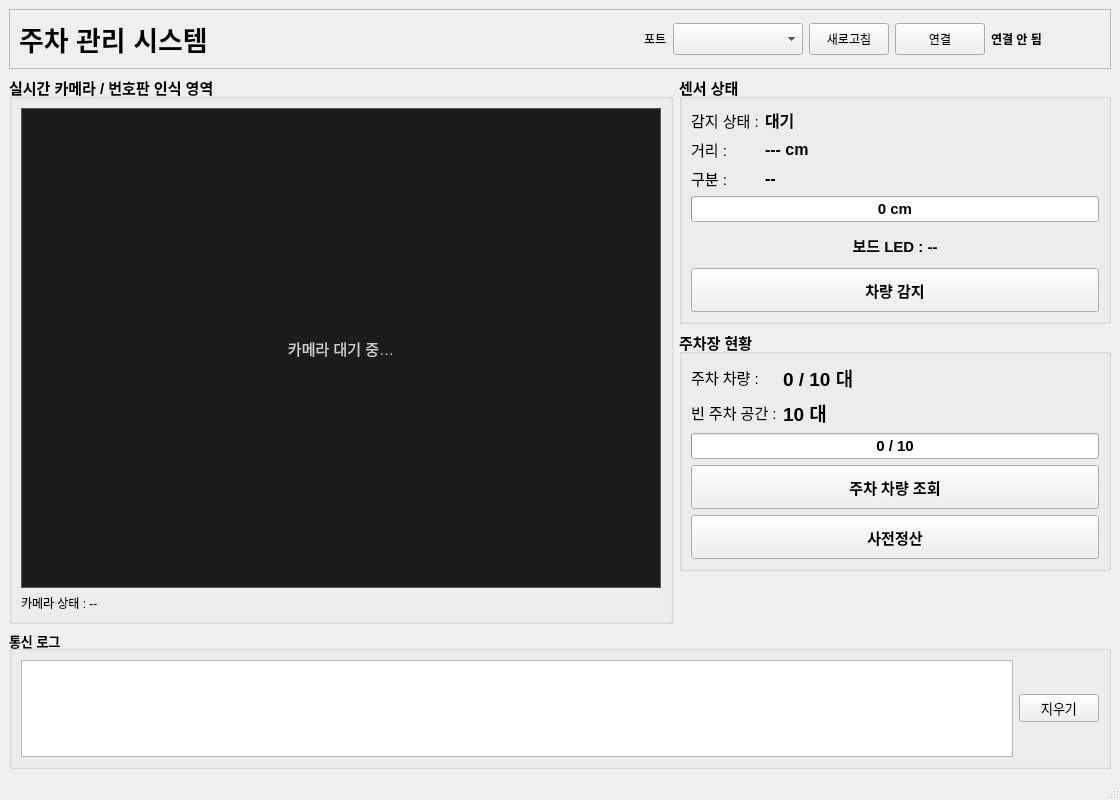
<?xml version="1.0" encoding="UTF-8"?>
<ui version="4.0">
 <class>MainWindow</class>
 <widget class="QMainWindow" name="MainWindow">
  <property name="geometry">
   <rect>
    <x>0</x>
    <y>0</y>
    <width>1120</width>
    <height>800</height>
   </rect>
  </property>
  <property name="windowTitle">
   <string>주차 관리 시스템</string>
  </property>
  <widget class="QWidget" name="centralwidget">
   <layout class="QVBoxLayout" name="mainLayout">
    <item>
     <widget class="QFrame" name="headerFrame">
      <property name="frameShape">
       <enum>QFrame::StyledPanel</enum>
      </property>
      <layout class="QHBoxLayout" name="headerLayout">
       <item>
        <widget class="QLabel" name="lblTitle">
         <property name="font">
          <font>
           <pointsize>20</pointsize>
           <bold>true</bold>
          </font>
         </property>
         <property name="text">
          <string>주차 관리 시스템</string>
         </property>
        </widget>
       </item>
       <item>
        <spacer name="headerSpacer">
         <property name="orientation">
          <enum>Qt::Horizontal</enum>
         </property>
         <property name="sizeHint" stdset="0">
          <size>
           <width>40</width>
           <height>20</height>
          </size>
         </property>
        </spacer>
       </item>
       <item>
        <widget class="QLabel" name="lblPortCaption">
         <property name="text">
          <string>포트</string>
         </property>
        </widget>
       </item>
       <item>
        <widget class="QComboBox" name="cmbPort">
         <property name="minimumSize">
          <size>
           <width>130</width>
           <height>32</height>
          </size>
         </property>
        </widget>
       </item>
       <item>
        <widget class="QPushButton" name="btnRefreshPort">
         <property name="minimumSize">
          <size>
           <width>0</width>
           <height>32</height>
          </size>
         </property>
         <property name="text">
          <string>새로고침</string>
         </property>
        </widget>
       </item>
       <item>
        <widget class="QPushButton" name="btnConnect">
         <property name="minimumSize">
          <size>
           <width>90</width>
           <height>32</height>
          </size>
         </property>
         <property name="text">
          <string>연결</string>
         </property>
        </widget>
       </item>
       <item>
        <widget class="QLabel" name="lblConnState">
         <property name="minimumSize">
          <size>
           <width>110</width>
           <height>0</height>
          </size>
         </property>
         <property name="font">
          <font>
           <bold>true</bold>
          </font>
         </property>
         <property name="text">
          <string>연결 안 됨</string>
         </property>
        </widget>
       </item>
      </layout>
     </widget>
    </item>
    <item>
     <layout class="QHBoxLayout" name="bodyLayout">
      <item>
       <widget class="QGroupBox" name="grpCamera">
        <property name="font">
         <font>
          <pointsize>11</pointsize>
          <bold>true</bold>
         </font>
        </property>
        <property name="title">
         <string>실시간 카메라 / 번호판 인식 영역</string>
        </property>
        <layout class="QVBoxLayout" name="cameraLayout">
         <item>
          <widget class="QLabel" name="lblCamera">
           <property name="minimumSize">
            <size>
             <width>640</width>
             <height>480</height>
            </size>
           </property>
           <property name="font">
            <font>
             <pointsize>11</pointsize>
             <bold>false</bold>
            </font>
           </property>
           <property name="styleSheet">
            <string notr="true">background-color: #1b1b1b; color: #cccccc; border: 1px solid #555;</string>
           </property>
           <property name="text">
            <string>카메라 대기 중…</string>
           </property>
           <property name="alignment">
            <set>Qt::AlignCenter</set>
           </property>
          </widget>
         </item>
         <item>
          <widget class="QLabel" name="lblCameraStatus">
           <property name="font">
            <font>
             <pointsize>9</pointsize>
             <bold>false</bold>
            </font>
           </property>
           <property name="text">
            <string>카메라 상태 : --</string>
           </property>
          </widget>
         </item>
        </layout>
       </widget>
      </item>
      <item>
       <layout class="QVBoxLayout" name="sideLayout">
        <item>
         <widget class="QGroupBox" name="grpSensor">
          <property name="minimumSize">
           <size>
            <width>340</width>
            <height>0</height>
           </size>
          </property>
          <property name="font">
           <font>
            <pointsize>11</pointsize>
            <bold>true</bold>
           </font>
          </property>
          <property name="title">
           <string>센서 상태</string>
          </property>
          <layout class="QVBoxLayout" name="sensorLayout">
           <item>
            <layout class="QFormLayout" name="sensorForm">
             <item row="0" column="0">
              <widget class="QLabel" name="lblSensorStateCaption">
               <property name="font">
                <font>
                 <pointsize>11</pointsize>
                 <bold>false</bold>
                </font>
               </property>
               <property name="text">
                <string>감지 상태 :</string>
               </property>
              </widget>
             </item>
             <item row="0" column="1">
              <widget class="QLabel" name="lblSensorState">
               <property name="font">
                <font>
                 <pointsize>12</pointsize>
                 <bold>true</bold>
                </font>
               </property>
               <property name="text">
                <string>대기</string>
               </property>
              </widget>
             </item>
             <item row="1" column="0">
              <widget class="QLabel" name="lblDistanceCaption">
               <property name="font">
                <font>
                 <pointsize>11</pointsize>
                 <bold>false</bold>
                </font>
               </property>
               <property name="text">
                <string>거리 :</string>
               </property>
              </widget>
             </item>
             <item row="1" column="1">
              <widget class="QLabel" name="lblDistance">
               <property name="font">
                <font>
                 <pointsize>12</pointsize>
                 <bold>true</bold>
                </font>
               </property>
               <property name="text">
                <string>--- cm</string>
               </property>
              </widget>
             </item>
             <item row="2" column="0">
              <widget class="QLabel" name="lblInOutCaption">
               <property name="font">
                <font>
                 <pointsize>11</pointsize>
                 <bold>false</bold>
                </font>
               </property>
               <property name="text">
                <string>구분 :</string>
               </property>
              </widget>
             </item>
             <item row="2" column="1">
              <widget class="QLabel" name="lblInOutState">
               <property name="font">
                <font>
                 <pointsize>12</pointsize>
                 <bold>true</bold>
                </font>
               </property>
               <property name="text">
                <string>--</string>
               </property>
              </widget>
             </item>
            </layout>
           </item>
           <item>
            <widget class="QProgressBar" name="barDistance">
             <property name="minimumSize">
              <size>
               <width>0</width>
               <height>22</height>
              </size>
             </property>
             <property name="maximum">
              <number>100</number>
             </property>
             <property name="value">
              <number>0</number>
             </property>
             <property name="format">
              <string>%v cm</string>
             </property>
            </widget>
           </item>
           <item>
            <widget class="QLabel" name="lblLedState">
             <property name="minimumSize">
              <size>
               <width>0</width>
               <height>34</height>
              </size>
             </property>
             <property name="font">
              <font>
               <pointsize>11</pointsize>
               <bold>true</bold>
              </font>
             </property>
             <property name="text">
              <string>보드 LED : --</string>
             </property>
             <property name="alignment">
              <set>Qt::AlignCenter</set>
             </property>
            </widget>
           </item>
           <item>
            <widget class="QPushButton" name="btnTestDetect">
             <property name="minimumSize">
              <size>
               <width>0</width>
               <height>44</height>
              </size>
             </property>
             <property name="font">
              <font>
               <pointsize>11</pointsize>
               <bold>true</bold>
              </font>
             </property>
             <property name="text">
              <string>차량 감지</string>
             </property>
            </widget>
           </item>
          </layout>
         </widget>
        </item>
        <item>
         <widget class="QGroupBox" name="grpStatus">
          <property name="minimumSize">
           <size>
            <width>340</width>
            <height>0</height>
           </size>
          </property>
          <property name="font">
           <font>
            <pointsize>11</pointsize>
            <bold>true</bold>
           </font>
          </property>
          <property name="title">
           <string>주차장 현황</string>
          </property>
          <layout class="QVBoxLayout" name="statusLayout">
           <item>
            <layout class="QFormLayout" name="statusForm">
             <item row="0" column="0">
              <widget class="QLabel" name="lblParkedCaption">
               <property name="font">
                <font>
                 <pointsize>11</pointsize>
                 <bold>false</bold>
                </font>
               </property>
               <property name="text">
                <string>주차 차량 :</string>
               </property>
              </widget>
             </item>
             <item row="0" column="1">
              <widget class="QLabel" name="lblParkedCount">
               <property name="font">
                <font>
                 <pointsize>14</pointsize>
                 <bold>true</bold>
                </font>
               </property>
               <property name="text">
                <string>0 / 10 대</string>
               </property>
              </widget>
             </item>
             <item row="1" column="0">
              <widget class="QLabel" name="lblEmptyCaption">
               <property name="font">
                <font>
                 <pointsize>11</pointsize>
                 <bold>false</bold>
                </font>
               </property>
               <property name="text">
                <string>빈 주차 공간 :</string>
               </property>
              </widget>
             </item>
             <item row="1" column="1">
              <widget class="QLabel" name="lblEmptyCount">
               <property name="font">
                <font>
                 <pointsize>14</pointsize>
                 <bold>true</bold>
                </font>
               </property>
               <property name="text">
                <string>10 대</string>
               </property>
              </widget>
             </item>
            </layout>
           </item>
           <item>
            <widget class="QProgressBar" name="barOccupancy">
             <property name="minimumSize">
              <size>
               <width>0</width>
               <height>22</height>
              </size>
             </property>
             <property name="maximum">
              <number>10</number>
             </property>
             <property name="value">
              <number>0</number>
             </property>
             <property name="format">
              <string>%v / %m</string>
             </property>
            </widget>
           </item>
           <item>
            <widget class="QPushButton" name="btnVehicleList">
             <property name="minimumSize">
              <size>
               <width>0</width>
               <height>44</height>
              </size>
             </property>
             <property name="font">
              <font>
               <pointsize>11</pointsize>
               <bold>true</bold>
              </font>
             </property>
             <property name="text">
              <string>주차 차량 조회</string>
             </property>
            </widget>
           </item>
           <item>
            <widget class="QPushButton" name="btnPrepay">
             <property name="minimumSize">
              <size>
               <width>0</width>
               <height>44</height>
              </size>
             </property>
             <property name="font">
              <font>
               <pointsize>11</pointsize>
               <bold>true</bold>
              </font>
             </property>
             <property name="text">
              <string>사전정산</string>
             </property>
            </widget>
           </item>
          </layout>
         </widget>
        </item>
        <item>
         <spacer name="sideSpacer">
          <property name="orientation">
           <enum>Qt::Vertical</enum>
          </property>
          <property name="sizeHint" stdset="0">
           <size>
            <width>20</width>
            <height>20</height>
           </size>
          </property>
         </spacer>
        </item>
       </layout>
      </item>
     </layout>
    </item>
    <item>
     <widget class="QGroupBox" name="grpLog">
      <property name="maximumSize">
       <size>
        <width>16777215</width>
        <height>170</height>
       </size>
      </property>
      <property name="font">
       <font>
        <pointsize>10</pointsize>
        <bold>true</bold>
       </font>
      </property>
      <property name="title">
       <string>통신 로그</string>
      </property>
      <layout class="QHBoxLayout" name="logLayout">
       <item>
        <widget class="QPlainTextEdit" name="txtLog">
         <property name="font">
          <font>
           <family>Consolas</family>
           <pointsize>9</pointsize>
           <bold>false</bold>
          </font>
         </property>
         <property name="readOnly">
          <bool>true</bool>
         </property>
         <property name="maximumBlockCount">
          <number>500</number>
         </property>
        </widget>
       </item>
       <item>
        <widget class="QPushButton" name="btnClearLog">
         <property name="maximumSize">
          <size>
           <width>90</width>
           <height>16777215</height>
          </size>
         </property>
         <property name="font">
          <font>
           <bold>false</bold>
          </font>
         </property>
         <property name="text">
          <string>지우기</string>
         </property>
        </widget>
       </item>
      </layout>
     </widget>
    </item>
   </layout>
  </widget>
  <widget class="QStatusBar" name="statusbar"/>
 </widget>
 <resources/>
 <connections/>
</ui>
